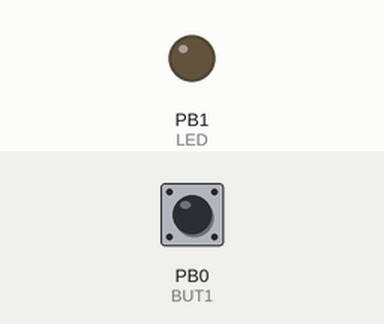
This sketch was run on a simulated ATtiny85, built with avr-gcc and run on an emulated ATtiny85. Shown: output pins drawn as LEDs (lit = HIGH). Dashed ring = blinking. The inputs (shaded band) are chosen by the test bench; at power-on: PB0 (BUT1) HIGH. Random numbers use the default seed unless the sketch sets one; EEPROM starts erased.

Above: at 1.2 s.
1.3 s: PB0 (BUT1) pulled LOW for 0.15 s
At 1.47 s:
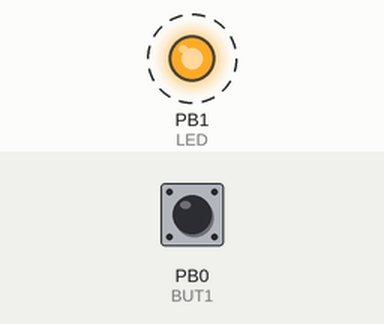
4.3 s: PB0 (BUT1) pulled LOW for 3.2 s
At 10.5 s:
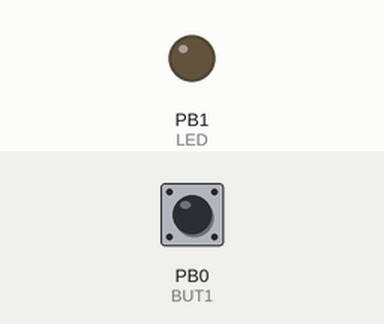
Timing chart, 0 to 12.0 s (numbered marks = the images above; inputs shaded):
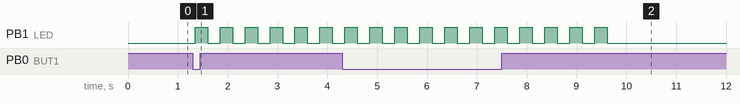

Measured:
- after the input at 1.3 s, PB1 (LED): alternates HIGH for 0.25 s and LOW for 0.25 s, starting after 0.05 s
- after the input at 4.3 s, PB1 (LED): alternates HIGH for 0.25 s and LOW for 0.25 s, 22 changes in all, then stays LOW, starting after 0.05 s

The sketch:

rng_3.ino
```cpp
#include <avr/eeprom.h>
#include "DigiKeyboard.h"

#define LED 1
#define BUT1 0
#define BLEN 500

/*==============================================================================
  Call reseedRandom once in setup to start random on a new sequence.  Uses
  four bytes of EEPROM.
==============================================================================*/

void reseedRandom( uint32_t* address )
{
  static const uint32_t HappyPrime = 127807 /*937*/;
  uint32_t raw;
  unsigned long seed;

  // Read the previous raw value from EEPROM
  raw = eeprom_read_dword( address );

  // Loop until a seed within the valid range is found
  do
  {
    // Incrementing by a prime (except 2) every possible raw value is visited
    raw += HappyPrime;

    // Park-Miller is only 31 bits so ignore the most significant bit
    seed = raw & 0x7FFFFFFF;
  }
  while ( (seed < 1) || (seed > 2147483646) );

  // Seed the random number generator with the next value in the sequence
  srandom( seed );

  // Save the new raw value for next time
  eeprom_write_dword( address, raw );
}

inline void reseedRandom( unsigned short address )
{
  reseedRandom( (uint32_t*)(address) );
}


/*==============================================================================
  So the reseedRandom raw value can be initialized allowing different
  applications or instances to have different random sequences.

  Generate initial raw values...

  https://www.random.org/cgi-bin/randbyte?nbytes=4&format=h
  https://www.fourmilab.ch/cgi-bin/Hotbits?nbytes=4&fmt=c&npass=1&lpass=8&pwtype=3

==============================================================================*/

void reseedRandomInit( uint32_t* address, uint32_t value )
{
  eeprom_write_dword( address, value );
}

inline void reseedRandomInit( unsigned short address, uint32_t value )
{
  reseedRandomInit( (uint32_t*)(address), value );
}


uint32_t reseedRandomSeed EEMEM = 0xFFFFFFFF;


// Variables will change:
int ledState = HIGH;
int buttonState;
int lastButtonState = LOW;

long lastDebounceTime = 0;
long debounceDelay = 50;

int getRandomNumber(){
  return random(6) + 1;
}

void blinkLed(){
    digitalWrite(LED,HIGH);
    DigiKeyboard.update();
    DigiKeyboard.sendKeyStroke(0);
    DigiKeyboard.delay(BLEN/2);
    digitalWrite(LED,LOW);
    DigiKeyboard.delay(BLEN/2);
}

void bRand(){
  char str[16];
  int x;
  int r = getRandomNumber();
  for (x = 0; x < r; x++){
    blinkLed();
  }
  DigiKeyboard.write(itoa(r, str, 10));
}

void setup() {
  pinMode(BUT1, INPUT_PULLUP);
  pinMode(LED, OUTPUT);
  reseedRandom( &reseedRandomSeed );
}

void loop() {

  int reading = digitalRead(BUT1);
  if (reading != lastButtonState) {
    lastDebounceTime = millis();
  }

  if ((millis() - lastDebounceTime) > debounceDelay) {
    buttonState = reading;
    if (buttonState == HIGH){
      digitalWrite(LED,LOW);
    } else {
      bRand();
    }
  }

  lastButtonState = reading;

  DigiKeyboard.update();
  DigiKeyboard.sendKeyStroke(0);
}
```
